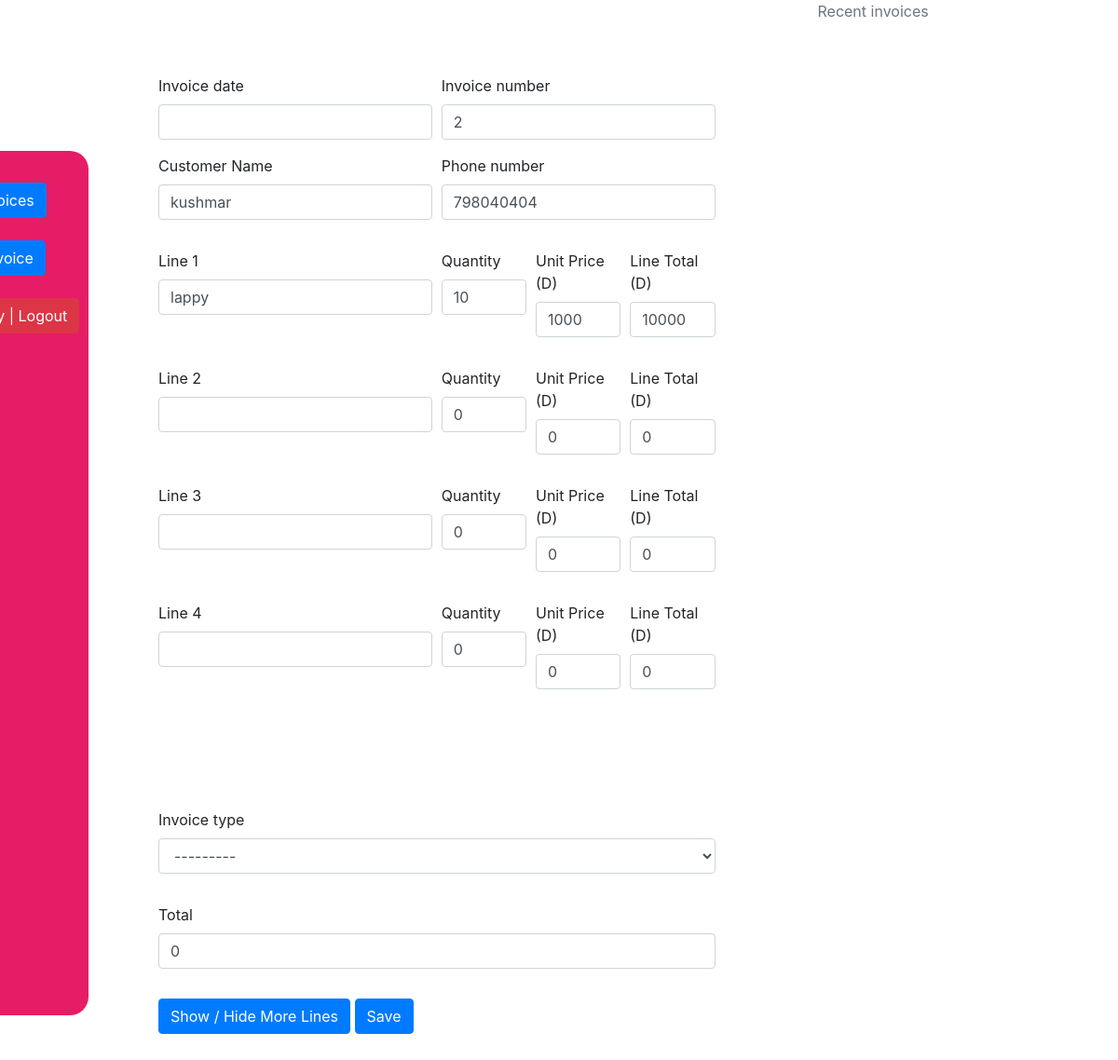
The app's page /update_invoice/4/ (signed in) with its own data.
### invoicemgt/models.py (models this page shows)
class Invoice(models.Model):
	comments = models.TextField(max_length=3000, default='', blank=True, null=True)
	invoice_number = models.IntegerField(blank=True, null=True)
	invoice_date = models.DateField(auto_now_add=False, auto_now=False, blank=True, null=True)
	name = models.CharField('Customer Name', max_length=120, default='', blank=True, null=True)
	line_one = models.CharField('Line 1', max_length=120, default='', blank=True, null=True)
	line_one_quantity = models.IntegerField('Quantity', default=0, blank=True, null=True)
	line_one_unit_price = models.IntegerField('Unit Price (D)', default=0, blank=True, null=True)
	line_one_total_price = models.IntegerField('Line Total (D)', default=0, blank=True, null=True)
	line_two = models.CharField('Line 2', max_length=120, default='', blank=True, null=True)
	line_two_quantity = models.IntegerField('Quantity', default=0, blank=True, null=True)
	line_two_unit_price = models.IntegerField('Unit Price (D)', default=0, blank=True, null=True)
	line_two_total_price = models.IntegerField('Line Total (D)', default=0, blank=True, null=True)
	line_three = models.CharField('Line 3', max_length=120, default='', blank=True, null=True)
	line_three_quantity = models.IntegerField('Quantity', default=0, blank=True, null=True)
	line_three_unit_price = models.IntegerField('Unit Price (D)', default=0, blank=True, null=True)
	line_three_total_price = models.IntegerField('Line Total (D)', default=0, blank=True, null=True)
	line_four = models.CharField('Line 4', max_length=120, default='', blank=True, null=True)
	line_four_quantity = models.IntegerField('Quantity', default=0, blank=True, null=True)
	line_four_unit_price = models.IntegerField('Unit Price (D)', default=0, blank=True, null=True)
	line_four_total_price = models.IntegerField('Line Total (D)', default=0, blank=True, null=True)
	line_five = models.CharField('Line 5', max_length=120, default='', blank=True, null=True)
	line_five_quantity = models.IntegerField('Quantity', default=0, blank=True, null=True)
	line_five_unit_price = models.IntegerField('Unit Price (D)', default=0, blank=True, null=True)
	line_five_total_price = models.IntegerField('Line Total (D)', default=0, blank=True, null=True)
	line_six = models.CharField('Line 1', max_length=120, default='', blank=True, null=True)
	line_six_quantity = models.IntegerField('Quantity', default=0, blank=True, null=True)
	line_six_unit_price = models.IntegerField('Unit Price (D)', default=0, blank=True, null=True)
	line_six_total_price = models.IntegerField('Line Total (D)', default=0, blank=True, null=True)
	line_seven = models.CharField('Line 2', max_length=120, default='', blank=True, null=True)
	line_seven_quantity = models.IntegerField('Quantity', default=0, blank=True, null=True)
	line_seven_unit_price = models.IntegerField('Unit Price (D)', default=0, blank=True, null=True)
	line_seven_total_price = models.IntegerField('Line Total (D)', default=0, blank=True, null=True)
	line_eight = models.CharField('Line 3', max_length=120, default='', blank=True, null=True)
	line_eight_quantity = models.IntegerField('Quantity', default=0, blank=True, null=True)
	line_eight_unit_price = models.IntegerField('Unit Price (D)', default=0, blank=True, null=True)
	line_eight_total_price = models.IntegerField('Line Total (D)', default=0, blank=True, null=True)
	line_nine = models.CharField('Line 4', max_length=120, default='', blank=True, null=True)
	line_nine_quantity = models.IntegerField('Quantity', default=0, blank=True, null=True)
	line_nine_unit_price = models.IntegerField('Unit Price (D)', default=0, blank=True, null=True)
	line_nine_total_price = models.IntegerField('Line Total (D)', default=0, blank=True, null=True)
	line_ten = models.CharField('Line 5', max_length=120, default='', blank=True, null=True)
	line_ten_quantity = models.IntegerField('Quantity', default=0, blank=True, null=True)
	line_ten_unit_price = models.IntegerField('Unit Price (D)', default=0, blank=True, null=True)
	line_ten_total_price = models.IntegerField('Line Total (D)', default=0, blank=True, null=True)
	phone_number = models.CharField(max_length=120, default='', blank=True, null=True)
	total = models.IntegerField(default='0', blank=True, null=True)
	balance = models.IntegerField(default='0', blank=True, null=True)
	timestamp = models.DateTimeField(auto_now_add=True, auto_now=False)
	last_updated = models.DateTimeField(auto_now_add=False, auto_now=True, blank=True)
	paid = models.BooleanField(default=False)
	invoice_type_choice = (
			('Receipt', 'Receipt'),
			('Invoice', 'Invoice'),
		)
	invoice_type = models.CharField(max_length=50, default='', blank=True, null=True, choices=invoice_type_choice)

### invoicemgt/views.py (the view)
# urls.py: path('update_invoice/<str:pk>/', views.update_invoice , name = "update_invoice"),
@login_required
def update_invoice(request,pk):
    queryset = Invoice.objects.get(id=pk)
    form = InvoiceUpdateForm(instance=queryset)
    if request.method == 'POST':
        form = InvoiceUpdateForm(request.POST, instance=queryset)
        if form.is_valid():
            form.save()
            return redirect('/list_invoice')
    context = {
        'form': form
    }
    return render(request , 'add_invoice.html' , context)

### invoicemgt/forms.py (shortened to what this page needs)
class InvoiceUpdateForm(forms.ModelForm):
	class Meta:
		model = Invoice
		fields = ['name', 'phone_number', 'invoice_date','invoice_number',
				'line_one', 'line_one_quantity', 'line_one_unit_price', 'line_one_total_price',
				'line_two', 'line_two_quantity', 'line_two_unit_price', 'line_two_total_price',
				'line_three', 'line_three_quantity', 'line_three_unit_price', 'line_three_total_price',
				'line_four', 'line_four_quantity', 'line_four_unit_price', 'line_four_total_price',
				'line_five', 'line_five_quantity', 'line_five_unit_price', 'line_five_total_price',
				'line_six', 'line_six_quantity', 'line_six_unit_price', 'line_six_total_price',
				'line_seven', 'line_seven_quantity', 'line_seven_unit_price', 'line_seven_total_price',
				'line_eight', 'line_eight_quantity', 'line_eight_unit_price', 'line_eight_total_price',
				'line_nine', 'line_nine_quantity', 'line_nine_unit_price', 'line_nine_total_price',
				'line_ten', 'line_ten_quantity', 'line_ten_unit_price', 'line_ten_total_price',
				'total', 'paid', 'invoice_type']

### invoicemgt/templates/add_invoice.html (shortened to what this page needs)
{% load static %}
{% load crispy_forms_tags %}
{% include 'navbar.html' %}
<!DOCTYPE html>
<html lang="en">
<head>
  <link rel="stylesheet" type="text/css"
    href="https://stackpath.bootstrapcdn.com/bootstrap/4.5.2/css/bootstrap.min.css">
  <link rel="stylesheet" href="{% static 'css/style.css' %}">
  <link href="{% static 'js/jquery-ui-1.12.1/jquery-ui.min.css' %}" rel="stylesheet">
  <link href="{% static 'js/jquery-ui-1.12.1/jquery-ui.structure.min.css' %}" rel="stylesheet">
  <link href="{% static 'js/jquery-ui-1.12.1/jquery-ui.theme.min.css' %}" rel="stylesheet">
  <link rel="stylesheet" href="{% static '' %}">
</head>
<body>
  <div class="main-container">
    <div class="row">
      <div class="col-md-9">
        <div class="myForm">
          <form method='POST' action=''>{% csrf_token %}
            <div class="row">
              <div class='col-sm-12'>
                <div class="form-row">
                  <div class="form-group col-md-6">
                    {{ form.invoice_date|as_crispy_field }}
                    {{ form.name|as_crispy_field }}
                  </div>
                  <div class="form-group col-md-6">
                    {{ form.invoice_number|as_crispy_field }}
                    {{ form.phone_number|as_crispy_field }}
                  </div>
                </div>
                <div class="form-row">
                  <div class="form-group col-md-6">
                    {{ form.line_one|as_crispy_field }}
                  </div>
                  <div class="form-group col-md-2">
                    {{ form.line_one_quantity|as_crispy_field }}
                  </div>
                  <div class="form-group col-md-2">
                    {{ form.line_one_unit_price|as_crispy_field }}
                  </div>
                  <div class="form-group col-md-2">
                    {{ form.line_one_total_price|as_crispy_field }}
                  </div>
                </div>
                <div class="form-row">
                  <div class="form-group col-md-6">
                    {{ form.line_two|as_crispy_field }}
                  </div>
                  <div class="form-group col-md-2">
                    {{ form.line_two_quantity|as_crispy_field }}
                  </div>
                  <div class="form-group col-md-2">
                    {{ form.line_two_unit_price|as_crispy_field }}
                  </div>
                  <div class="form-group col-md-2">
                    {{ form.line_two_total_price|as_crispy_field }}
                  </div>
                </div>
                <div class="form-row">
                  <div class="form-group col-md-6">
                    {{ form.line_three|as_crispy_field }}
                  </div>
                  <div class="form-group col-md-2">
                    {{ form.line_three_quantity|as_crispy_field }}
                  </div>
                  <div class="form-group col-md-2">
                    {{ form.line_three_unit_price|as_crispy_field }}
                  </div>
                  <div class="form-group col-md-2">
                    {{ form.line_three_total_price|as_crispy_field }}
                  </div>
                </div>
                <div class="form-row">
                  <div class="form-group col-md-6">
                    {{ form.line_four|as_crispy_field }}
                  </div>
                  <div class="form-group col-md-2">
                    {{ form.line_four_quantity|as_crispy_field }}
                  </div>
                  <div class="form-group col-md-2">
                    {{ form.line_four_unit_price|as_crispy_field }}
                  </div>
                  <div class="form-group col-md-2">
                    {{ form.line_four_total_price|as_crispy_field }}
                  </div>
                </div>
                <div class="form-row">
                </div>
                <div class="form-row">
                </div>
                <div class="form-row">
                </div>
                <div class="form-row">
                </div>
                <div class="form-row">
                </div>
                <div class="form-row">
                </div>
                <div class="form-row">
                  <div class="form-group col-md-12">
                    {{ form.invoice_type|as_crispy_field }}
                  </div>
                  <div class="form-group col-md-12">
                    {{ form.total|as_crispy_field }}
                  </div>
                </div>
                <button id="more-line" type="button" class="btn btn-primary"> Show / Hide More Lines </button>
                <button type="submit" class="btn btn-primary">Save</button>
              </div>
            </div>
          </form>
        </div>
      </div>
      <div class="col-sm-3">
        <div>
          <div>
            <span class="text-muted">Recent invoices</span>
          </div>
        </div>
      </div>
    </div>
  </div>
</body>
</html>

### invoicemgt/templates/navbar.html
<div class="mymenu-bar">
  <br>
  {% if request.user.is_authenticated %}
  <a href="/list_invoice">
    <div class="btn btn-primary mybutton">List Invoices</div>
  </a>
  <br><br>
  <a href="/add_invoice">
    <div class="btn btn-primary mybutton">New Invoice</div>
  </a>
  <br>
  <br>
  <a href="/accounts/logout"><button class="btn btn-danger">{{ user }} | Logout</button></a>
  {% else %}
  <a href="/accounts/login"><button class="btn btn-danger">Login</button></a>
  {% endif %}
</div>

### invoicemgt/static/css/style.css (style rules this page uses)
.myForm { margin: 30px; }
.main-container { width: 85%; margin: auto; }
.myForm form { padding: 50px; padding-bottom: 20px; }
.mymenu-bar { background-color: #e61c66; color: white; display: inline; padding: 10px; position: fixed; height: 80%; bottom: 70px; left: -80px; z-index: 3000; border-top-right-radius: 20px; border-bottom-right-radius: 20px; }

### records on screen
Invoice: name "kushmar", invoice_number "2", phone_number "798040404", line_one "lappy", line_one_quantity "10", line_one_unit_price "1000", line_one_total_price "10000", line_two_quantity "0", line_two_unit_price "0", line_two_total_price "0", line_three_quantity "0", line_three_unit_price "0", line_three_total_price "0", line_four_quantity "0", line_four_unit_price "0", line_four_total_price "0", invoice_type "---------", total "0"
